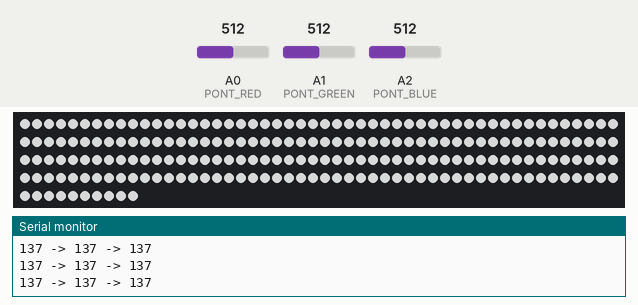
Simulated run of this sketch. Board: Arduino Uno, built with avr-gcc and run on an emulated ATmega328P. Parts: 210 RGB LEDs in strip order, left to right, continuing on the next row, the last lines printed to the serial monitor. Inputs (shaded band) come from the test bench; at power-on: A0 (PONT_RED) = 512, A1 (PONT_GREEN) = 512, A2 (PONT_BLUE) = 512. Dim RGB values are drawn brighter than linear.

Above: at 1.2 s.
1.3 s: A0 (PONT_RED) set to 0
At 2.5 s:
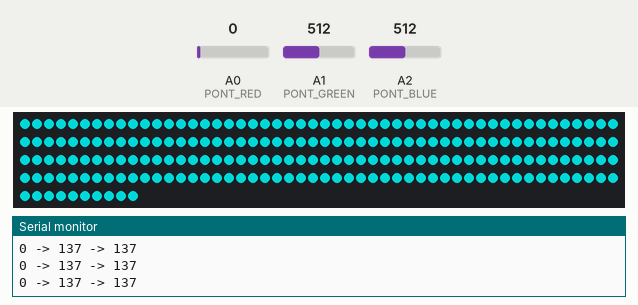
2.8 s: A1 (PONT_GREEN) set to 306
At 3.8 s:
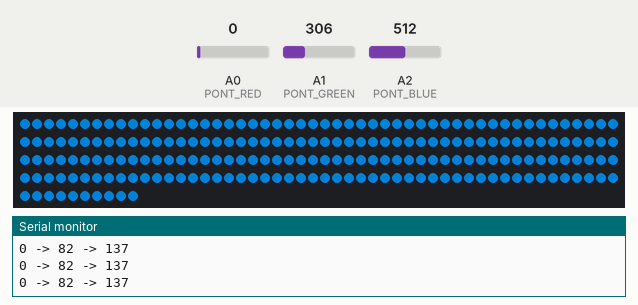
4.3 s: A2 (PONT_BLUE) set to 122
At 4.8 s:
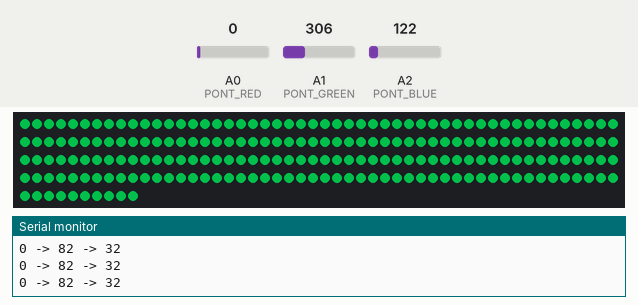
5.8 s: A0 (PONT_RED) set to 306
At 7.0 s:
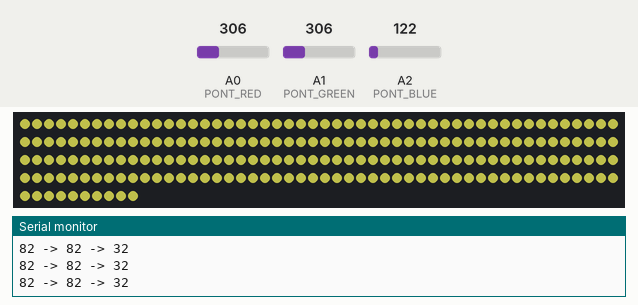
7.3 s: A1 (PONT_GREEN) set to 511
8.8 s: A2 (PONT_BLUE) set to 306
Timing chart, 0 to 11.3 s (numbered marks = the images above; inputs shaded):
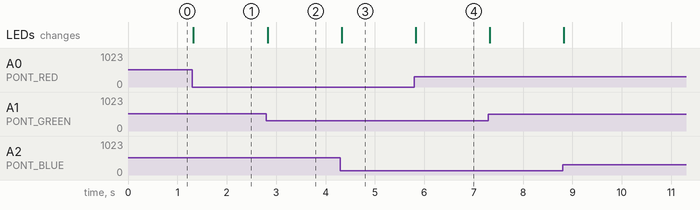

The sketch:

mExmpl__address_LED_test.ino
```cpp
#include <Adafruit_NeoPixel.h>
#define ADDRESS_LED_PIN 12
#define PONT_RED 0 // A0
#define PONT_GREEN 1 // A1
#define PONT_BLUE 2 // A2
#define NUMPIXELS 210

Adafruit_NeoPixel strip = Adafruit_NeoPixel(NUMPIXELS, ADDRESS_LED_PIN, NEO_GRB + NEO_KHZ800);

#define DELAYVAL 250 // Time (in milliseconds) to pause between pixels

void setup() {
  Serial.begin(9600);
  pinMode(A0,INPUT);
  strip.begin();
}

void loop() {
  strip.clear();
// int r = 200;
// int g = 0;
// int b = 0;

  int r = (float)analogRead(PONT_RED) / 950 * 255;
  int g = (float)analogRead(PONT_GREEN) / 950 * 255;
  int b = (float)analogRead(PONT_BLUE) / 950 * 255;

  // int r = random(0,255);
  // int g = random(0,255);
  // int b = random(0,255);

  Serial.print(r);Serial.print(" -> "); Serial.print(g);Serial.print(" -> "); Serial.println(b);

  for(int i = 0; i < NUMPIXELS; i++) {
    strip.setPixelColor(i, strip.Color(r, g, b));
  }
  strip.show();
}
```

Measured:
- after the input at 1.3 s, the LEDs: change at once (image 1)
- after the input at 2.8 s, the LEDs: change at once (image 2)
- after the input at 4.3 s, the LEDs: change at once (image 3)
- after the input at 5.8 s, the LEDs: change at once (image 4)
